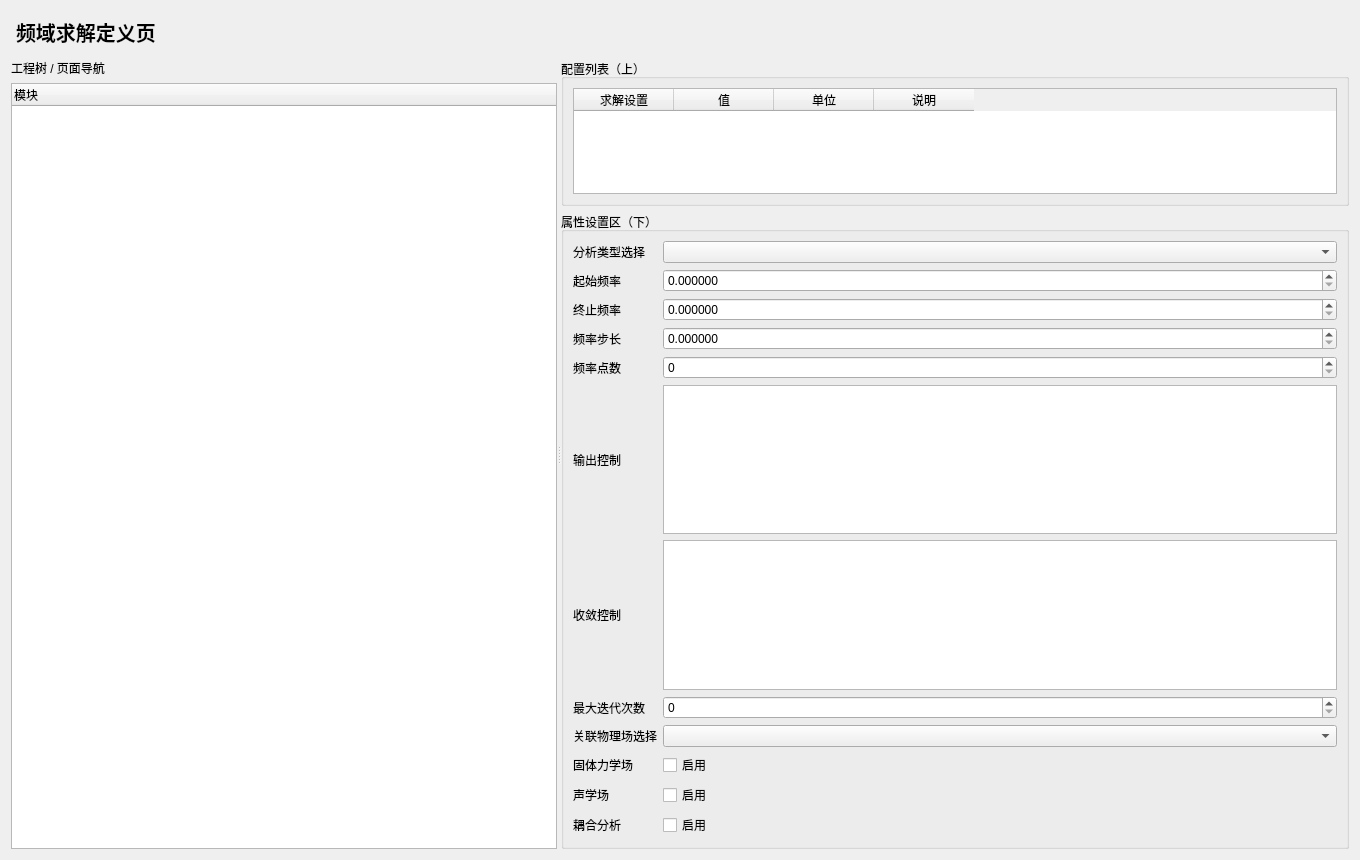
<?xml version="1.0" encoding="UTF-8"?>
<ui version="4.0">
 <class>SolverFrequencyDefinitionPage</class>
 <widget class="QWidget" name="SolverFrequencyDefinitionPage">
  <property name="geometry"><rect><x>0</x><y>0</y><width>1360</width><height>860</height></rect></property>
  <layout class="QVBoxLayout" name="rootLayout">
   <item><widget class="QLabel" name="titleLabel"><property name="styleSheet"><string notr="true">font-size:20px;font-weight:700;padding:6px 0;</string></property><property name="text"><string>频域求解定义页</string></property></widget></item>
   <item>
    <widget class="QSplitter" name="mainSplitter">
     <property name="orientation"><enum>Qt::Horizontal</enum></property>
     <widget class="QWidget" name="leftPanel">
      <layout class="QVBoxLayout" name="leftLayout">
       <item><widget class="QLabel" name="navTitle"><property name="text"><string>工程树 / 页面导航</string></property></widget></item>
       <item><widget class="QTreeWidget" name="navTree"><column><property name="text"><string>模块</string></property></column></widget></item>
      </layout>
     </widget>
     <widget class="QWidget" name="rightPanel">
      <layout class="QVBoxLayout" name="rightLayout">
       <item>
        <widget class="QGroupBox" name="listGroup"><property name="title"><string>配置列表（上）</string></property>
         <layout class="QVBoxLayout" name="listLayout">
          <item><widget class="QTableWidget" name="configTable">              <column><property name="text"><string>求解设置</string></property></column>
              <column><property name="text"><string>值</string></property></column>
              <column><property name="text"><string>单位</string></property></column>
              <column><property name="text"><string>说明</string></property></column>
            </widget></item>
         </layout>
        </widget>
       </item>
       <item>
        <widget class="QGroupBox" name="propertyGroup"><property name="title"><string>属性设置区（下）</string></property>
         <layout class="QGridLayout" name="propertyLayout">
            <item row="0" column="0"><widget class="QLabel" name="f1Label"><property name="text"><string>分析类型选择</string></property></widget></item>
            <item row="0" column="1"><widget class="QComboBox" name="f1Combo1"/></item>
            <item row="1" column="0"><widget class="QLabel" name="f2Label"><property name="text"><string>起始频率</string></property></widget></item>
            <item row="1" column="1"><widget class="QDoubleSpinBox" name="f2Double2"><property name="decimals"><number>6</number></property><property name="maximum"><double>1000000000.000000</double></property></widget></item>
            <item row="2" column="0"><widget class="QLabel" name="f3Label"><property name="text"><string>终止频率</string></property></widget></item>
            <item row="2" column="1"><widget class="QDoubleSpinBox" name="f3Double3"><property name="decimals"><number>6</number></property><property name="maximum"><double>1000000000.000000</double></property></widget></item>
            <item row="3" column="0"><widget class="QLabel" name="f4Label"><property name="text"><string>频率步长</string></property></widget></item>
            <item row="3" column="1"><widget class="QDoubleSpinBox" name="f4Double4"><property name="decimals"><number>6</number></property><property name="maximum"><double>1000000000.000000</double></property></widget></item>
            <item row="4" column="0"><widget class="QLabel" name="f5Label"><property name="text"><string>频率点数</string></property></widget></item>
            <item row="4" column="1"><widget class="QSpinBox" name="f5Spin5"><property name="maximum"><number>1000000</number></property></widget></item>
            <item row="5" column="0"><widget class="QLabel" name="f6Label"><property name="text"><string>输出控制</string></property></widget></item>
            <item row="5" column="1"><widget class="QPlainTextEdit" name="f6Text6"><property name="maximumHeight"><number>70</number></property></widget></item>
            <item row="6" column="0"><widget class="QLabel" name="f7Label"><property name="text"><string>收敛控制</string></property></widget></item>
            <item row="6" column="1"><widget class="QPlainTextEdit" name="f7Text7"><property name="maximumHeight"><number>70</number></property></widget></item>
            <item row="7" column="0"><widget class="QLabel" name="f8Label"><property name="text"><string>最大迭代次数</string></property></widget></item>
            <item row="7" column="1"><widget class="QSpinBox" name="f8Spin8"><property name="maximum"><number>1000000</number></property></widget></item>
            <item row="8" column="0"><widget class="QLabel" name="f9Label"><property name="text"><string>关联物理场选择</string></property></widget></item>
            <item row="8" column="1"><widget class="QComboBox" name="f9Combo9"/></item>
            <item row="9" column="0"><widget class="QLabel" name="f10Label"><property name="text"><string>固体力学场</string></property></widget></item>
            <item row="9" column="1"><widget class="QCheckBox" name="f10Check10"><property name="text"><string>启用</string></property></widget></item>
            <item row="10" column="0"><widget class="QLabel" name="f11Label"><property name="text"><string>声学场</string></property></widget></item>
            <item row="10" column="1"><widget class="QCheckBox" name="f11Check11"><property name="text"><string>启用</string></property></widget></item>
            <item row="11" column="0"><widget class="QLabel" name="f12Label"><property name="text"><string>耦合分析</string></property></widget></item>
            <item row="11" column="1"><widget class="QCheckBox" name="f12Check12"><property name="text"><string>启用</string></property></widget></item>
         </layout>
        </widget>
       </item>
      </layout>
     </widget>
    </widget>
   </item>
  </layout>
 </widget>
 <resources/>
 <connections/>
</ui>
